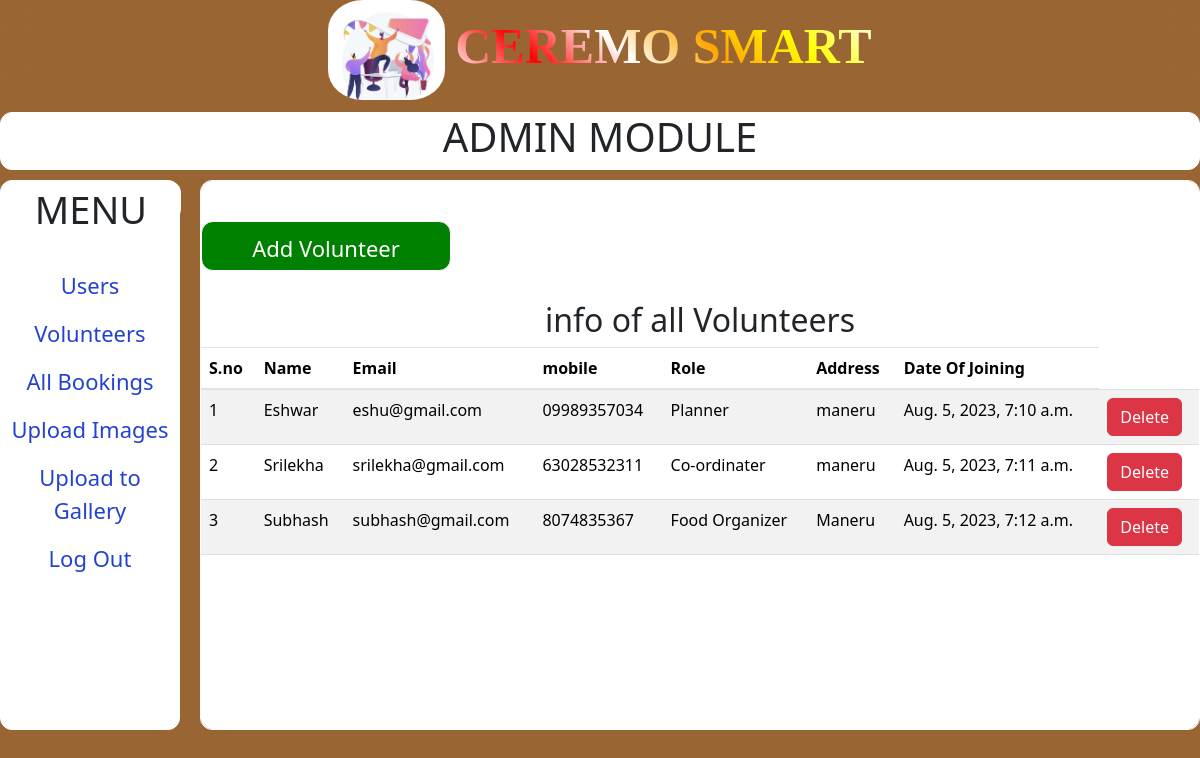
The page /CeremoAdmin/volunteers on the database its author committed.
### smart/models.py (models this page shows, shortened)
class VolunteerModel(models.Model):
    vname = models.CharField(max_length=100)
    vmobile = models.CharField(max_length=15)
    vemail = models.EmailField(null=False,unique=True)
    address = models.CharField(max_length=50)
    role = models.CharField(max_length=50)
    date_joined = models.DateTimeField(default=timezone.now)

### smart/views.py (the view)
# urls.py: path("CeremoAdmin/volunteers",volunteers,name='volunteers'),
def volunteers(request):
    vols = VolunteerModel.objects.all()
    if request.method == "POST":
        form = volunteerForm(request.POST)
        if form.is_valid():
            form.save()
            messages.success(request, 'Upload was successful')
            return redirect('volunteers')
    else:
        form = volunteerForm()
    return render(request, 'CeremoAdmin/volunteers.html', {'vols': vols, 'form': form})

### smart/context_processors.py (called while the page is built)
def user_context(request):
    if request.user.is_authenticated:
        return {'user':request.user}
    else:
        return{'user':None}

def get_session_username(request):
    try:
        session_id = request.session.get('_auth_user_id')
        user = userData1.objects.get(pk=session_id)
        username = user.username
        email=user.email
    except userData1.DoesNotExist:
        username = None
        email=None
        user = None
    return {'user':user,'email':email,'session_username': username,'pk_id':session_id}

### smart/templates/CeremoAdmin/volunteers.html (shortened to what this page needs)
{% extends 'CeremoAdmin/master_admin.html' %}
{% load static %}
{% block content %}
<div id="Volunteer">
<button onclick=disp()>Add Volunteer</button>
<div class="show">
    <div class="row">
        <div class="col-md-12">
            <center><h2>info of all Volunteers</h2></center>
            {% if vols%}
                    <table class="table table-striped">
                        <thead>
                            <tr><th>S.no</th><th>Name</th><th>Email </th> <th>mobile</th><th>Role</th><th>Address</th><th>Date Of Joining</th></tr>
                        </thead>
                        <tbody>
                            {% for pr in vols %}
                            <tr>
                                <td>{{forloop.counter}}</td>
                                <td>{{ pr.vname }}</td>
                                <td>{{ pr.vemail }}</td>
                                <td>{{ pr.vmobile }}</td>
                                <td>{{ pr.role }}</td>
                                <td>{{ pr.address }}</td>
                                <td>{{ pr.date_joined }}</td>
                                <td><a href="/CeremoAdmin/delete_volunteers/{{pr.id}}" class="btn btn-danger md-sm">Delete</a></td>
                            </tr>
                            {% endfor %}
                        </tbody>
                    </table>
                    {%else%}<h2> Add some Volunteers </h2>
                    {%endif%}
                </div>
            </div>
        </div>
</div>
{% endblock %}

### smart/templates/CeremoAdmin/master_admin.html (shortened to what this page needs)
{%load static%}
<!DOCTYPE html>
<html lang="en">
<head>
    <link rel="stylesheet" href="https://cdn.jsdelivr.net/npm/bootstrap@4.0.0/dist/css/bootstrap.min.css">
    <link href="https://cdn.jsdelivr.net/npm/bootstrap@5.3.1/dist/css/bootstrap.min.css" rel="stylesheet">
    <link href="https://cdn.jsdelivr.net/npm/bootstrap@5.3.1/dist/css/bootstrap.min.css" rel="stylesheet">
</head>
<body>
    <div id="logo">
        <img src=" {% static 'logo.png' %}">
        <h1 style="font-family: Cambria, Cochin, Georgia, Times, 'Times New Roman', serif; font-size:50px;"><b>CEREMO SMART</b></h1>
    </div>
    <div id="title"><center>
        <h1>ADMIN MODULE</h1>
    </center>
</div>
    <div class="wrapper">
        <div class="sidebar">
            <div class="top" >MENU</div>
            <br>
            <a href="{% url 'dashboard' %}">Users</a>
            <a href="{% url 'volunteers' %}">Volunteers</a>
            <a href="{% url 'all_bookings' %}">All Bookings</a>
            <a href="{% url 'picture_upload' %} ">Upload Images</a>
            <a href="{% url 'to_gallery' %} ">Upload to Gallery</a>
            <a href="{% url 'admin_login' %}">Log Out</a>
        </div>
        <div class="content">
            <div class="top"> </div>
            {% block content %}{% endblock %}
        </div>
    </div>
    <br>
</body>
</html>

### smart/templates/CeremoAdmin/volunteers.html (style rules this page uses)
body { background: #996633; }
#Volunteer { display:flex; flex-direction:column; min_height:350px; gap:15px; }
#Volunteer>button,#button { background:green; color:white; font-size:22px; border:1px solid white; padding:10px; border-radius:12px; width:250px; height:50px; border-radius:12px; }

### smart/templates/CeremoAdmin/master_admin.html (style rules this page uses)
#logo { align-items: center; place-content: center; font-size: 20px; padding: 0; gap: 10px; height: 100px; display: flex; background-color:transparent; backdrop-filter: blur(13px); }
#logo h1 { background: linear-gradient(45deg,white, red,white, orange, yellow, white); -webkit-background-clip: text; color: transparent; }
#logo img { border-radius: 30%; height: 100%; object-fit: contain; }
body { padding: 0; margin: 0; height: 100%; gap: 10px; display: grid; }
#title { width: 100%; height:auto; background: white; border: 1px solid white; border-radius:12px; margin-top: 2px; }
.top { padding: 0; margin: 0; height:40px; width: inherit; font-size:38px; }
.wrapper { display: flex; width:100%; height: 100%; background: inherit; gap: 20px; }
.sidebar { display: flex; flex-direction: column; width: 180px; height: auto; text-align: center; font-size: 22px; gap: 5px; border: .3px solid white; }
.sidebar a { text-decoration: none; text-align: center; padding: 5px; color: rgb(35, 66, 206); }
.content { width: 100%; height: 550px; border: .3px solid white; overflow-y:scroll; }
.sidebar,.content,.top { background-color: #ffffff; border-radius: 12px; }

### rows shown on the page
VolunteerModel: vname "Eshwar", vemail "eshu@gmail.com", vmobile "09989357034", role "Planner", address "maneru", date_joined "Aug. 5, 2023, 7:10 a.m."
VolunteerModel: vname "Srilekha", vemail "srilekha@gmail.com", vmobile "63028532311", role "Co-ordinater", address "maneru", date_joined "Aug. 5, 2023, 7:11 a.m."
VolunteerModel: vname "Subhash", vemail "subhash@gmail.com", vmobile "8074835367", role "Food Organizer", address "Maneru", date_joined "Aug. 5, 2023, 7:12 a.m."
